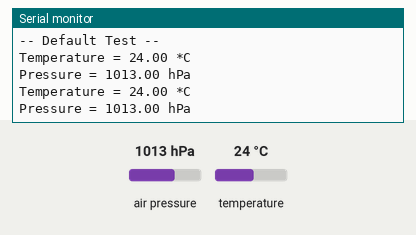
Simulated run of this sketch. Board: ESP32. Parts: the last lines printed to the serial monitor. The test bench sets the inputs (shaded band); at power-on: air pressure 1013 hPa, temperature 24 °C.

Above: at 1.8 s.
1.9 s: air pressure set to 952 hPa
At 2.8 s:
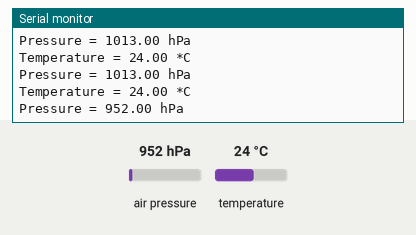
3.4 s: temperature set to 12 °C
At 4.6 s:
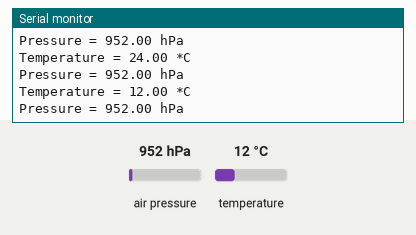
4.9 s: air pressure set to 975 hPa
At 5.5 s:
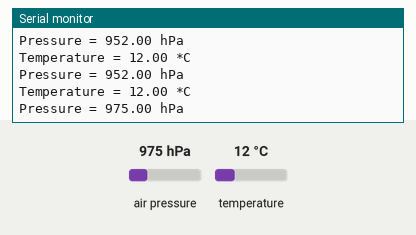
Timing chart, 0 to 7.9 s (numbered marks = the images above; inputs shaded):
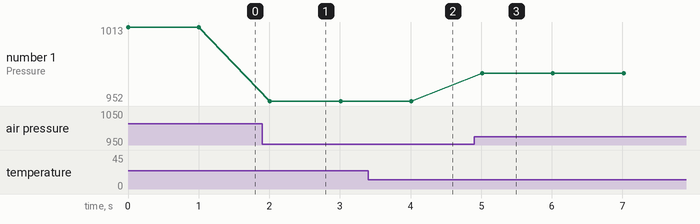

The sketch:

BMP280_Temp.ino
```cpp
#include <Wire.h>
#include <Adafruit_Sensor.h>
#include <Adafruit_BMP280.h>

// Define the I2C address. The default is 0x76. Check your sensor for other possible addresses.
#define BME280_ADDRESS 0x76

#define SDA 19
#define SCL 23

// Create an instance of the BME280 sensor
Adafruit_BMP280 bmp;

// Variable to store delay between readings
unsigned long delayTime;

void setup() {


Wire.begin(SDA, SCL);

  Serial.begin(115200);
  while (!Serial);  // Wait for serial to be available
  Serial.println(F("BM280 test"));

  // Initialize the BME280 sensor
  if (!bmp.begin(BME280_ADDRESS)) {
    Serial.println("Could not find a valid BME280 sensor, check wiring!");
    while (1);
  }

  Serial.println("-- Default Test --");
  delayTime = 1000; // 1 second delay between readings
}

void loop() {
  printValues();
  delay(delayTime);
}

void printValues() {
  Serial.print("Temperature = ");
  Serial.print(bmp.readTemperature());
  Serial.println(" *C");

  Serial.print("Pressure = ");
  Serial.print(bmp.readPressure() / 100.0F);
  Serial.println(" hPa");


  Serial.println();
}
```

Measured:
- after the input at 1.9 s, the serial monitor: prints a new line after 0.11 s (image 1)
- after the input at 3.4 s, the serial monitor: prints a new line after 0.61 s (image 2)
- after the input at 4.9 s, the serial monitor: prints a new line after 0.11 s (image 3)
- plotted number 1: 1013 → 952 after the input at 1.9 s, 952 → 975 after the input at 4.9 s
